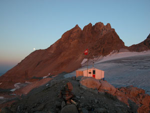
#> input picture ES3/images/mountain.png, 150 x 113 px, found by its file name
$ jupyter execute es3_albert.ipynb   (shell and % lines are left out)
#> lines starting #> are read from the running program, lines starting #| are printed output that depends on the picture; after the words box and inside, x2 and y2 are one past the last pixel; in counts of white or black regions, pixels touching at a corner belong together
# Exercise Session 3: Edge Detection and Delineation

## Introduction

In Google earth we can visualize 3D reconstructions of mountain
chains. An important feature to identify a mountain chain is its ridge (or edge) in the
image. Human vision is very good at detecting such structures but doing it automatically
using computer vision algorithms is not trivial. Here we will try to delineate the ridge of
a mountain as given in Fig. 1 using Dijkstra’s algorithm. Use 'mountain.png' inside folder images as input.

<figure>


    <figcaption>Figure 1: (a) Input image. Start and end positions of the ridge are displayed on
the image. Pixel values for these positions are provided in the code. (b) Detected
ridge. Ridge is detected between the start and end points using Dijkstra’s algorithm
and overlayed on the image.</figcaption>
</figure>

[cell 1]

import numpy as np
import itertools as it
import matplotlib.pyplot as plt

import plotly.express as px

import cv2

[cell 2]
plt.rcParams['figure.figsize'] = (15, 15)
plt.rcParams['image.cmap'] = 'gray'

## Computing gradients

We will first detect the edges in the image by simply computing the gradient image.
This will then be used in the next exercise session for ridge delineation.
* First read 'mountain.png' image and convert it to grayscale.
* Smooth the images using a Gaussian
filter of size $7 \times 7$. Choose suitable $\sigma$. What is the trade-off of using bigger $\sigma$?
* Compute the gradients in x- and y-directions using Sobel mask.
* Compute a gradient-magnitude image.
* Threshold gradient image to find the most pronounced edges and store as ```th_grad_img```. Output should look like the figure below. To obtain the below image, you need to replace the pronounced edge pixels with their magnitude in the thresholded image. The colormap used for visualization is 'jet' (```plt.imshow(th_grad_img,cmap='jet')```)

[cell 3]
pn = 230

img = cv2.imread("images\mountain.png")
#> img is the input picture: shape (113, 150, 3); mean B, G, R 103.8, 98.9, 98.8
img = cv2.cvtColor(img, cv2.COLOR_RGB2BGR)
plt.subplot(pn:=pn+1).set_title("Color Image")
plt.imshow(img)

img = cv2.cvtColor(img, cv2.COLOR_RGB2GRAY).astype(np.float32)
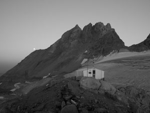
#> img: shape (113, 150) float32; min 1, max 224, mean 99.4
plt.subplot(pn:=pn+1).set_title("Grayscale Image")
plt.imshow(img)

img_smoothed = cv2.GaussianBlur(img, (7, 7), 1)
plt.subplot(pn:=pn+1).set_title("Smoothed Image")
plt.imshow(img_smoothed)

img_grad_x = cv2.Sobel(img_smoothed, ddepth=-1, dx=1, dy=0, ksize=3)
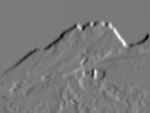
#> img_grad_x: shape (113, 150) float32; min -292.7, max 318.1, mean -1; drawn with min black and max white
plt.subplot(pn:=pn+1).set_title("X gradient of Image")
plt.imshow(img_grad_x)

img_grad_y = cv2.Sobel(img_smoothed, ddepth=-1, dx=0, dy=1, ksize=3)
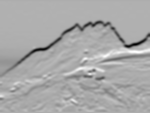
#> img_grad_y: shape (113, 150) float32; min -365.6, max 173.2, mean -8.5; drawn with min black and max white
plt.subplot(pn:=pn+1).set_title("Y gradient of Image")
plt.imshow(img_grad_y)

img_grad_mag = np.sqrt(img_grad_x**2 + img_grad_y**2)
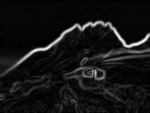
#> img_grad_mag: shape (113, 150) float32; min 0, max 369.4, mean 29.6; drawn with min black and max white
plt.subplot(pn:=pn+1).set_title("Magnitude of Gradient")
plt.imshow(img_grad_mag)

plt.tight_layout()

[cell 4]
images = []

img = cv2.imread("images\mountain.png")
img = cv2.cvtColor(img, cv2.COLOR_RGB2BGR)
px.imshow(img).show()

img = cv2.cvtColor(img, cv2.COLOR_RGB2GRAY).astype(np.float32)
images.append(img)


img_smoothed = cv2.GaussianBlur(img, (7, 7), 1)
images.append(img_smoothed)


img_grad_x = cv2.Sobel(img_smoothed, ddepth=-1, dx=1, dy=0, ksize=3)
images.append(img_grad_x)


img_grad_y = cv2.Sobel(img_smoothed, ddepth=-1, dx=0, dy=1, ksize=3)
images.append(img_grad_y)


img_grad_mag = np.sqrt(img_grad_x**2 + img_grad_y**2)
images.append(img_grad_y)


px.imshow(np.array(images), facet_col=0, binary_string=True)

[cell 5]
# between 0 and 15.81
T = 200
thresh = (img_grad_mag > T)
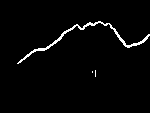
#> thresh: shape (113, 150) bool; 2.4% white in thin lines or dots, all inside (x1, y1, x2, y2) = (17, 21, 150, 77)
img_grad_map_thresholded = np.zeros_like(img_grad_mag)
img_grad_map_thresholded[thresh] = img_grad_mag[thresh]
px.imshow(img_grad_map_thresholded)

[cell 6]
img_grad_mag.max()
#> Out = 369.4

## Delineating ridges

Given the thresholded gradient image computed in the previous exercise, we will now
delineate the ridge of a mountain using Dijkstra’s shortest path algorithm. Roughly
speaking, starting from an initial node, this algorithm looks around the neighboring
pixels and chooses the pixel with the shortest distance to the current pixel as the next
element of the path. Particularly, in this example, we will find the shortest paths from a
starting pixel to all the other pixels in the image. </br>
The distance of a pixel to a neighboring one can be defined by a cost value for the edge
connecting these two pixels. For this particular problem, we will define the cost of the
edge to pixel (i, j) from any of its 4-neighbors as ```cost(i,j) = C - thresholdedGrad(i, j)```,
where C is a constant and thresholdedGrad(i,j) is the value of the thresholded
gradient image at pixel (i, j). With such definition of cost, the algorithm will assign
low cost values to high gradient regions, which are typically the regions in the image
that belong to the ridges of the mountain, and therefore will choose pixels belonging
to mountain ridges as the next element in the shortest path. In the end, this would
effectively delineate the ridge of the mountain.
In particular, the steps of the algorithm can be summarized as follows:
1. Assign to every pixel a distance value: zero for the initial pixel and infinity for all
other pixels.
2. Set the initial pixel as current and mark it visited. All the other pixels are initially
unvisited. Create a set of all the visited pixels called the visited set (e.g., a binary
matrix of 1’s for visited pixels and 0’s for unvisited pixels).
3. For the current pixel, consider all of its unvisited neighbors and calculate their
distances. Use the edge cost defined above to measure the distance between a
pixel and its neighboring one. Compare the newly calculated tentative distance to
the current assigned value and assign the smaller one. For example, if the current
pixel is marked with a distance of 15, and the edge connecting it with a neighbor has value 2, then the distance between them will be 15 + 2 = 17. If the neighbor
was previously marked with a distance greater than 17 then change it to 17 and
update the previous pixel position. Otherwise, keep the current value.
4. When we are done considering all of the neighbors of the current pixel, mark the
current node as visited. A visited pixel will never be checked again.
5. Select the unvisited pixel that is marked with the smallest distance, set it as the
new "current pixel", and go back to step 3.
The algorithm will terminate when all the pixels in the image are visited.

### Computing the shortest path

* Fill in the function
dijkstra to implement the above algorithm. The input to the function should be
respectively, the thresholded gradient image, the constant C, and starting position of
the ridge. The algorithm should return a distance matrix that encodes the shortest
path from the starting point to each pixel in the image and a matrix that stores for
each pixel the position of the previous pixel that lies on the shortest path to the
starting point.

[cell 7]
def dijkstra(thresholded_grad, C, ridge_start_row, ridge_start_col):
#> called with C = 500, ridge_start_row = 63, ridge_start_col = 18
    s = (ridge_start_row, ridge_start_col)

    D = np.full_like(thresholded_grad, np.inf)
    D[s] = 0

    cost = lambda v: C - thresholded_grad[v]
    T = np.zeros_like(thresholded_grad, dtype=bool)

    P = np.zeros_like(thresholded_grad, dtype=(int, 2))

    v = s
    T[v] = 1
    while not T.all():

        for ij in ((-1, 0),(1, 0),(0, 1),(0, -1)):
            u = tuple(a+b for a, b in zip(v, ij))

            # check if u is out of bounds of image
            if not all(0 <= idx < max for idx, max in zip(u, T.shape)):
                continue

            # check if u is in T
            if T[u] == True:
                continue

            # update distance
            if D[v] + cost(u) < D[u]:
                D[u] = D[v] + cost(u)
                P[u] = v


        min_value = np.min(D, initial=np.inf, where=~T)
        argmin = np.where(np.logical_and(D == min_value, ~T))
        v = argmin[0][0], argmin[1][0]
        T[v] = True

    return D, P

output, parents = dijkstra(img_grad_map_thresholded, 500, 63, 18)
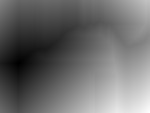
#> output: shape (113, 150) float32; min 0, max 78253.6, mean 33057.9; drawn with min black and max white

[cell 8]
px.imshow(output)

* Run Dijkstra’s shortest path algorithm on the thresholded gradient image that you computed in the previous question and visualize the distance matrix.

[cell 9]
ridge_start_row = 67
ridge_start_col = 15
C = np.max(img_grad_map_thresholded)
#> C = 369.4

[cell 10]
dist_matrix, prev_pxl = dijkstra(img_grad_map_thresholded, C, ridge_start_row, ridge_start_col)
fig, ax = plt.subplots()
img1 = ax.imshow(dist_matrix, cmap='jet')
fig.colorbar(img1, ax=ax)
ax.set_aspect('auto')
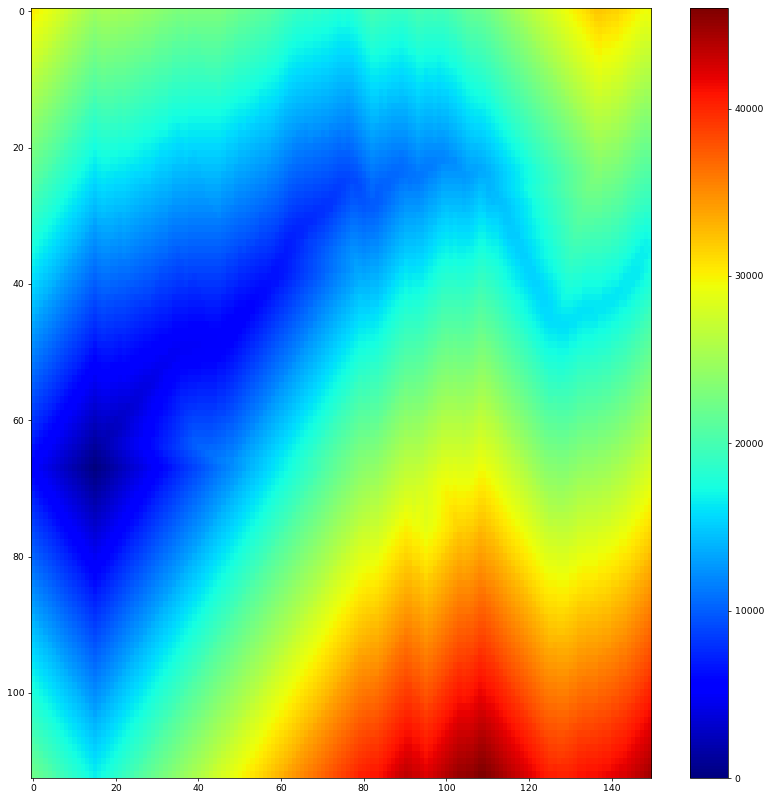
#> figure drawn by matplotlib, 2 panels

### Ridge Delineation

* Now use the matrix that stores previous pixel positions in the shortest paths to the starting point to reconstruct the path form the end point back to the starting point.

[cell 11]
def findRidge(ridge_start_row, ridge_start_col, ridge_end_row, ridge_end_col, parents):
#> called with ridge_start_row = 67, ridge_start_col = 15, ridge_end_row = 35, ridge_end_col = 149, parents = array of shape (113, 150, 2)
    v = (ridge_end_row, ridge_end_col)
    s = (ridge_start_row, ridge_start_col)
    ridge = [v]

    while ((v[0] != s[0]) and (v[1] != s[1])):
        v = tuple(parents[v])
        ridge.append(v)
#> this loop made 223 passes
#> v on passes 1 to 3: (35, 148), (35, 147), (36, 147)
#> after the loop, ridge = 224 pairs, first value 0 to 63, second value 0 to 149

    return ridge

ridge_end_row = 35
ridge_end_col = 149
extracted_ridge=findRidge(ridge_start_row,ridge_start_col,ridge_end_row,ridge_end_col,parents)
#> extracted_ridge has the same summary as ridge in findRidge

* Visualize the recovered path by overlaying it on the image

[cell 12]
plt.imshow(img)
plt.scatter([i[1] for i in extracted_ridge], [i[0] for i in extracted_ridge])
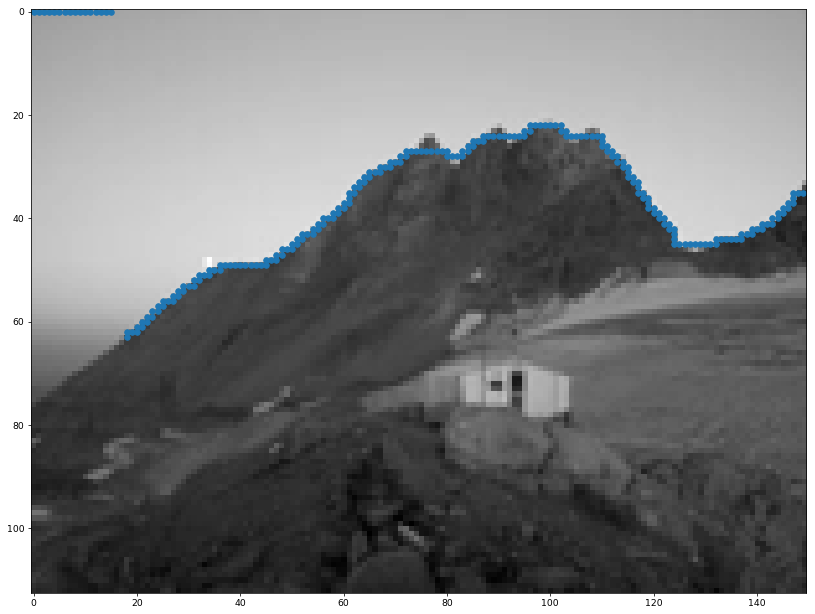
#> figure drawn by matplotlib, 1 panel

### Evaluating the edge cost

* Try different values of $C$ in Dijkstra algorithm. Visualize the distance matrix and the detected ridge for given $C$ values. How does the distance and the final detected ridge change? Do you understand why?

[cell 13]
constants = [np.max(img_grad_map_thresholded), 1.5*np.max(img_grad_map_thresholded), 2*np.max(img_grad_map_thresholded)]
#> constants = [369.4, 554.1, 738.8]
for i, C in enumerate(constants):
    dist_matrix, prev_pxl = dijkstra(img_grad_map_thresholded, C, ridge_start_row, ridge_start_col)
    extracted_ridge=findRidge(ridge_start_row,ridge_start_col,ridge_end_row,ridge_end_col,prev_pxl.astype("int"))
    plt.subplot(len(constants), 1, i+1)
    plt.imshow(img)
    plt.scatter([i[1] for i in extracted_ridge], [i[0] for i in extracted_ridge])
    plt.title(f"C={C:3.1f}")
#> this loop made 3 passes
#> C on passes 1 to 3: 369.4, 554.1, 738.8
#> pass 3, `dist_matrix, prev_pxl = dijkstra(img_grad_map_thresholded, C, ridge_st..`:
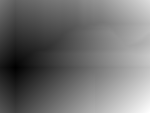
#> dist_matrix: shape (113, 150) float32; min 0, max 130546.1, mean 57482.4; drawn with min black and max white
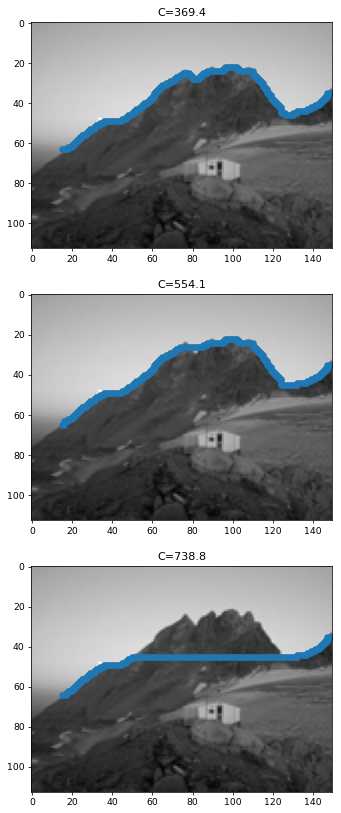
#> figure drawn by matplotlib, 3 panels
